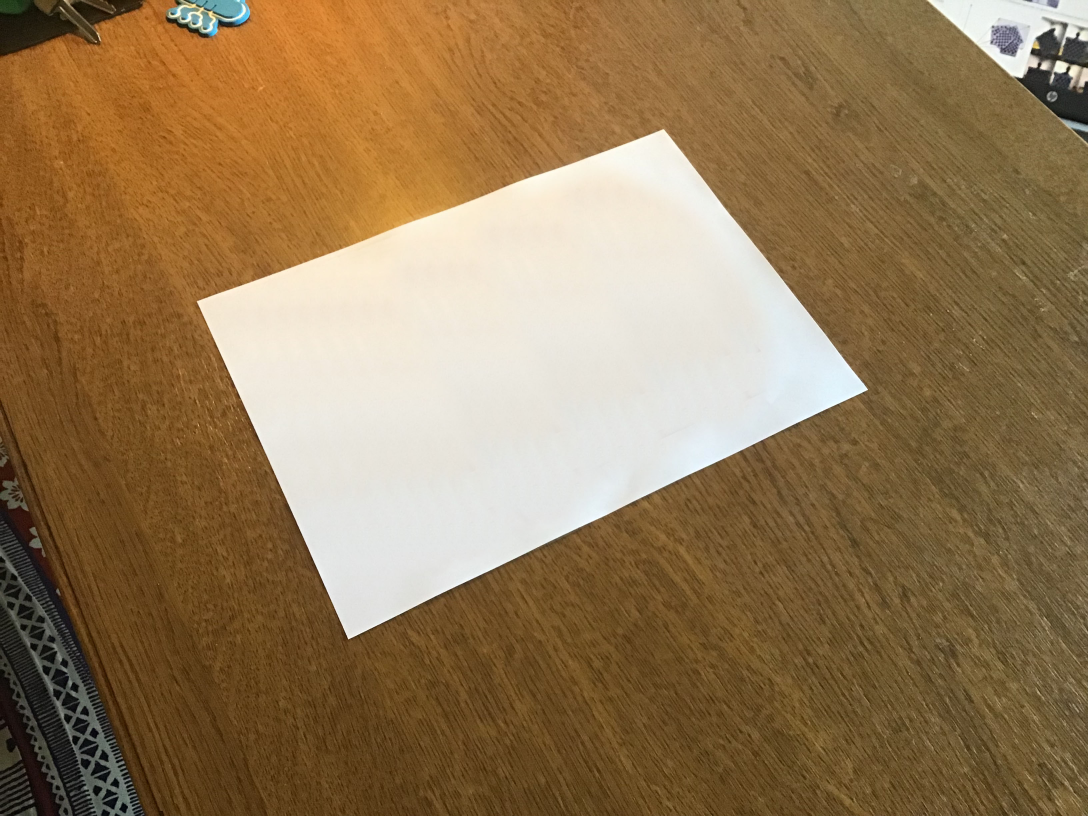
#> input picture checkers_fullsize/01.jpg, 3264 x 2448 px (shown at 1/3 size); its folder holds only this picture in this run
$ jupyter execute --allow-errors 'Vanishing point detection.ipynb'   (shell and % lines are left out)   (older library calls are emulated)
#> lines starting #> are read from the running program, lines starting #| are printed output that depends on the picture; after the words box and inside, x2 and y2 are one past the last pixel; in counts of white or black regions, pixels touching at a corner belong together
#> further down, pic is the input picture: shape (2448, 3264, 3); mean R, G, B 147.4, 120.2, 84.3
[cell 1]
from matplotlib import pyplot as plt
import numpy as np
import skimage, skimage.morphology, skimage.feature

Computes a homogeneous line vector from the $\rho$, $\theta$ parameters returned by SKImage's Hough transform

[cell 2]
def homline(rho, theta):
    return [np.cos(theta), np.sin(theta), -rho]

Returns intersection of two homogeneous lines

[cell 3]
def homintersect(l1, l2):
    p = np.cross(l1, l2)
    if p[2] != 0:
        p = p/p[2]
    return p

Produces an image of the same shape given as second parameter, representing the geometrical locus of the predicate in the first parameter: the image is 1 if the predicate holds, 0 otherwise.

[cell 4]
def locus_imshape(pred, shape):
    return np.array([[1.0 if pred(x, y) else 0.0 for x in range(0, shape[1])] for y in range(0, shape[0])])

[cell 5]
def find_table(pic, cannysigma=8, closure=8, threshold_stepback=1):
#> called with cannysigma = 8, closure = 16, threshold_stepback = 1
    hsvpic = skimage.color.rgb2hsv(pic)
#> hsvpic: shape (2448, 3264, 3) float64; mean of channels 0, 1, 2 0.122, 0.498, 0.58
    bwpic = hsvpic[:,:,2]
    satpic = hsvpic[:,:,1]
    # White is high-valued and low-saturated, so whiteness of colors is taken to be
    # directly correlated with value and inversely with saturation.
    whitepic = bwpic - satpic
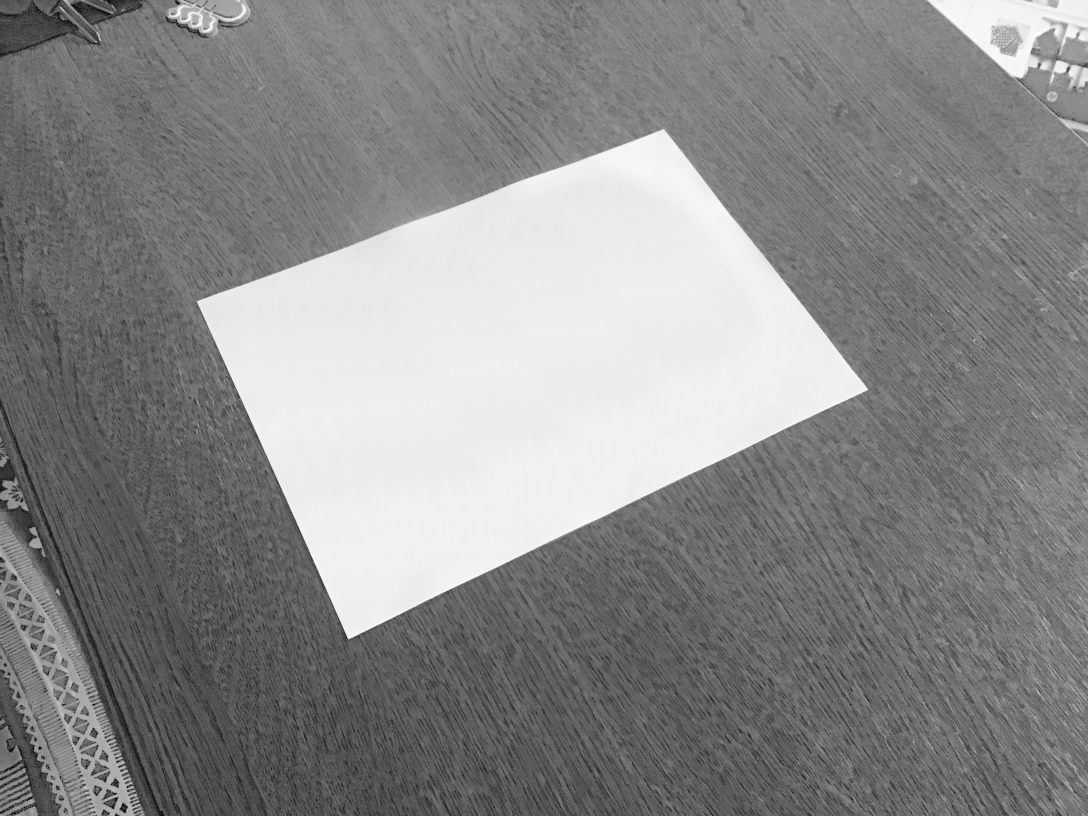
#> whitepic: shape (2448, 3264) float64 (shown at 1/3 size); min -0.996, max 1, mean 0.0822; drawn with min black and max white

    # The histogram should be somehow U-shaped, so the threshold is computed by taking
    # density maximum above the antimode, and then stepping back by a certain proportion
    # of the standard deviation.
    density, edges = np.histogram(whitepic.flat, bins = 40)
#> density = 40 values, max 1220641 at index 37, min 469 at index 1, mean 199756.8; edges = 41 values from -0.996 to 1
    # mean = np.mean(whitepic)
    antimode = skimage.filters.threshold_otsu(whitepic)
#> antimode = 0.357
    sigma = np.std(whitepic)
#> sigma = 0.441
    stepback = 0.5
    split = np.searchsorted(edges, antimode, side='right')
#> split = 28
    maxd = split + np.argmax(density[split:])
#> maxd = 37
    threshold = edges[maxd] - threshold_stepback*sigma
#> threshold = 0.409
    maskpic = whitepic > threshold
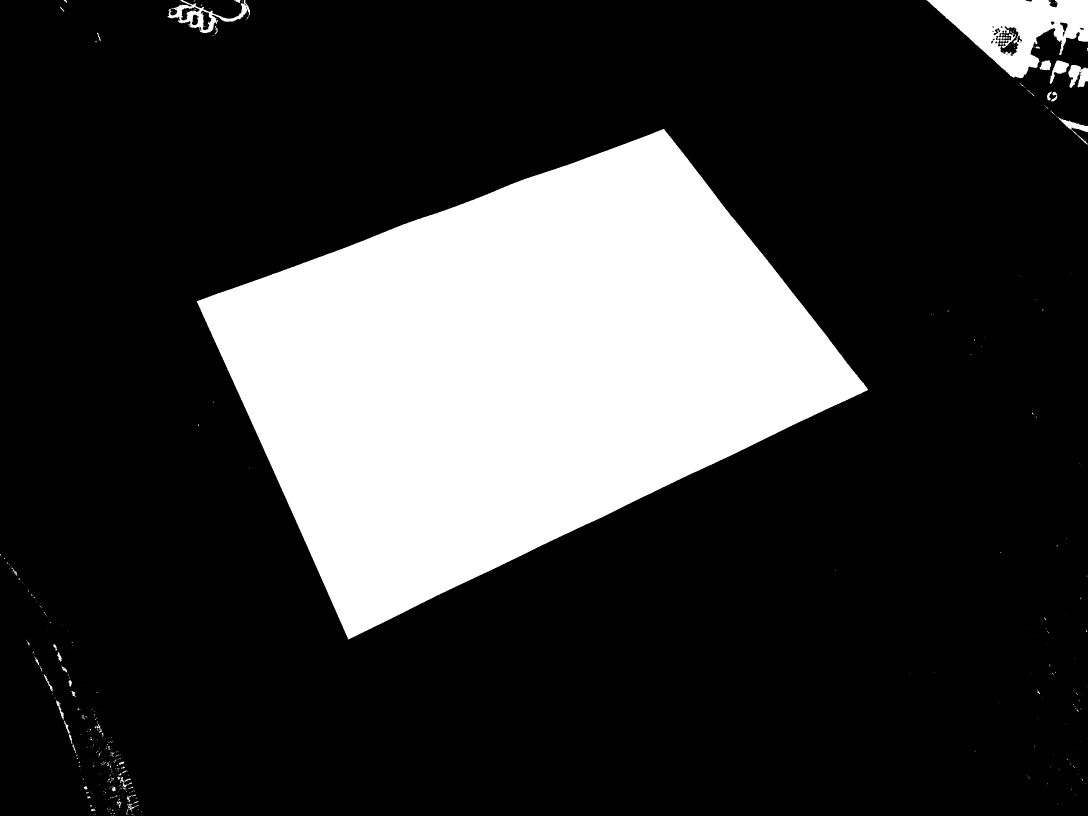
#> maskpic: shape (2448, 3264) bool (shown at 1/3 size); 21.8% white; 477 white regions (403 under 20 px), largest, box (x1, y1, x2, y2) and area: (590, 387, 2604, 1918) 1662836, (2780, 0, 3264, 235) 57965, (503, 0, 751, 99) 6381

    # The largest connected region will be selected at the table.
    # In order to disconnect nearby bright background region, Canny edges computed on
    # the hue channel (hue is chosen because we already know there wasn't enough distance
    # in brightness).
    huepic = hsvpic[:,:,0]
    cannyhue = skimage.feature.canny(huepic, sigma=cannysigma)
#> cannyhue: shape (2448, 3264) bool; 0.02% white in thin lines or dots
    # satpic = hsvpic[:,:,1]
    # cannysat = skimage.feature.canny(satpic, sigma=cannysigma)
    huesatmask = maskpic & ~cannyhue # & ~cannysat
#> huesatmask: shape (2448, 3264) bool; 21.8% white; 477 white regions (403 under 20 px), largest, box (x1, y1, x2, y2) and area: (590, 387, 2604, 1918) 1662836, (2780, 0, 3264, 235) 57956, (503, 0, 751, 99) 6381
    labeledpic = skimage.measure.label(huesatmask, connectivity=1)
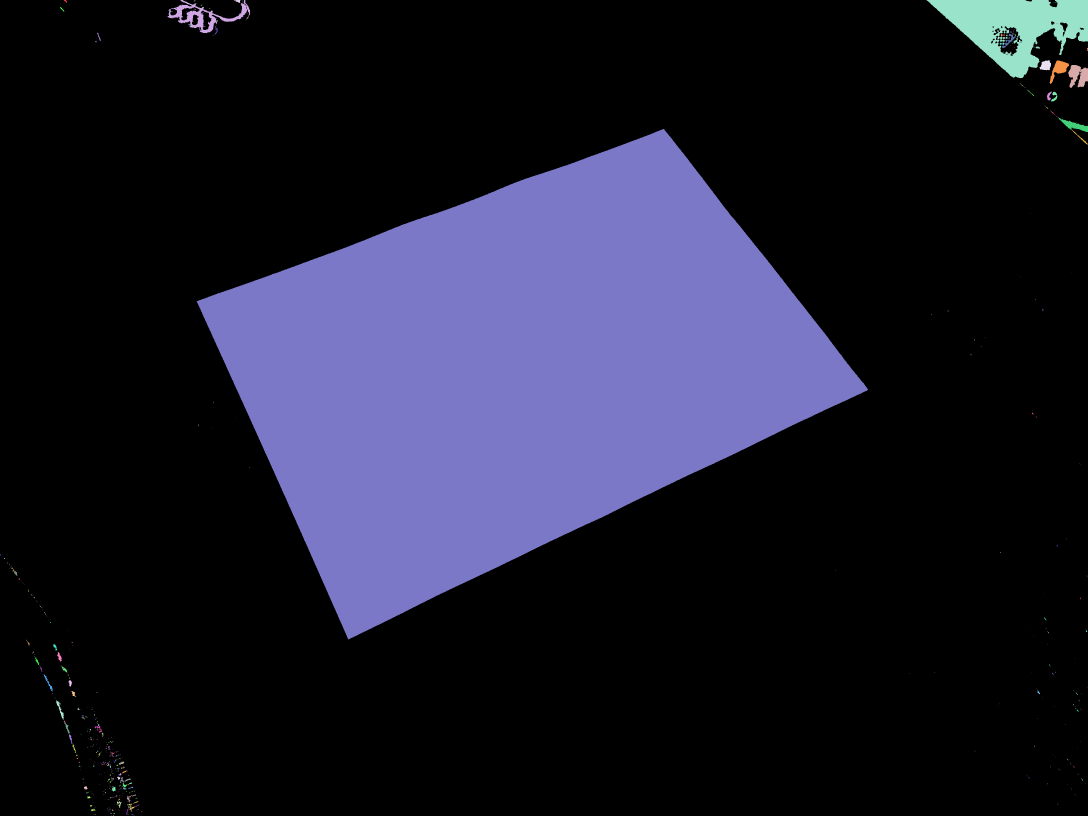
#> labeledpic: shape (2448, 3264) int32 (shown at 1/3 size); 586 distinct labels, from 0 to 585; one colour per label, 0 black
    largestmask = labeledpic == np.argmax(np.bincount(labeledpic.flat)[1:])+1
#> largestmask: shape (2448, 3264) bool; 20.8% white; 1 white region, box (x1, y1, x2, y2) and area: (590, 387, 2604, 1918) 1662836

    # A closure is computed on the mask to clean out speckles and dirt.
    disk = skimage.morphology.disk(closure)
    return skimage.morphology.binary_closing(largestmask, selem=disk)
#> returned value: shape (2448, 3264) bool; 20.8% white; 1 white region, box (x1, y1, x2, y2) and area: (590, 387, 2604, 1918) 1663033

[cell 6]
# All points are returned in homogeneous pixel coordinates
def vps_corners_and_center_from_tablemask(tablemask):
    cannypic = skimage.feature.canny(tablemask)
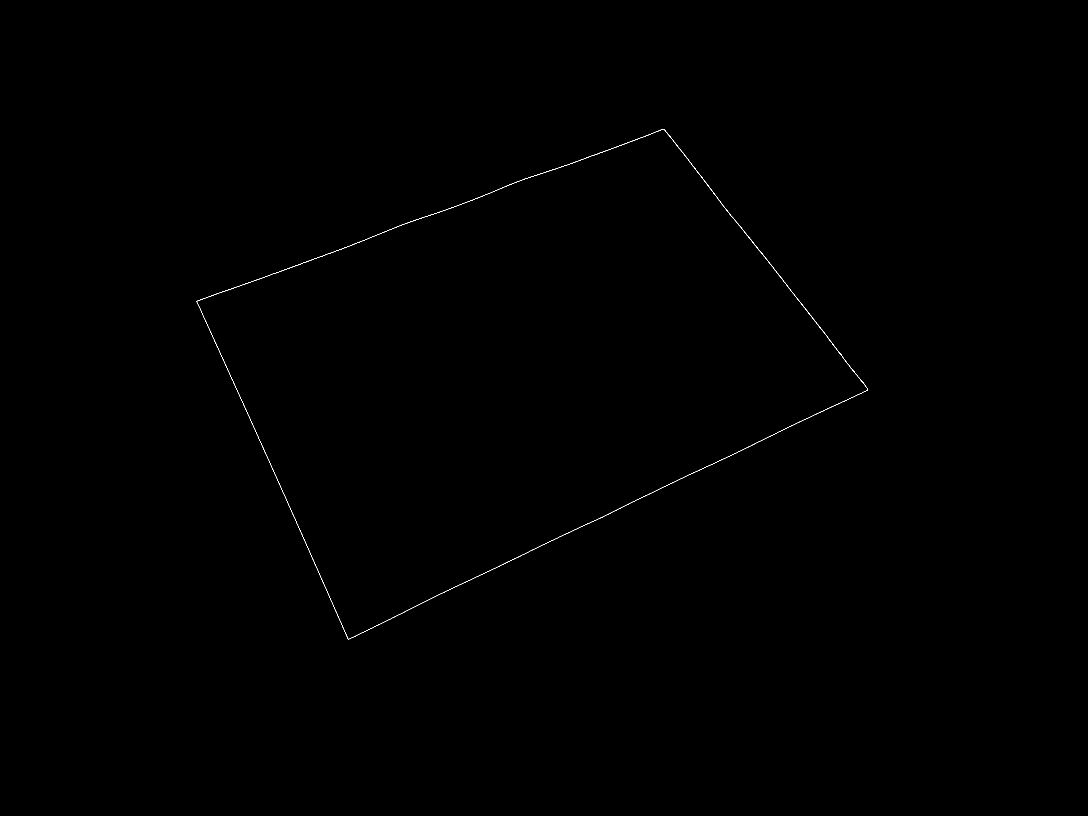
#> cannypic: shape (2448, 3264) bool (shown at 1/3 size); 0.07% white in thin lines or dots, all inside (x1, y1, x2, y2) = (590, 387, 2604, 1918)
    hres = skimage.transform.hough_line(cannypic)
    threshold = 0.1*np.max(hres[0])
#> threshold = 46.1
    _, angles, dists = skimage.transform.hough_line_peaks(*hres, num_peaks=4, threshold=threshold, min_distance=100)
#> angles = [-0.419, -0.663, 1.22, 1.12]; dists = [175, 1333, 1046, 2182]

    lines = [homline(rho, theta) for rho, theta in zip(dists, angles)]
#> lines = [[0.914, -0.407, -175], [0.788, -0.616, -1333], [0.342, 0.94, -1046], [0.438, 0.899, -2182]]
    assert(len(lines) == 4), f"Should be 4 lines, not {len(lines)}!"

    # Vanishing points are found by assuming that the lines with the closest angles are images of parallel lines.
    # The angle space should be continuous between -pi/2 and pi/2, so we throw the antipodal angles into the mix
    # The indices will be restored by modding by 4
    angles_xt = list(enumerate(np.concatenate((angles, angles+np.pi))))
#> angles_xt = [(0, -0.419), (1, -0.663), (2, 1.22), (3, 1.12), (4, 2.72), (5, 2.48), (6, 4.36), (7, 4.26)]
    angle_cpls = [((i, x), (j, y)) for i, x in angles_xt for j, y in angles_xt if i<j]
#> angle_cpls = 28 items
    # The angles are the second elements of each (i, x) tuple in the couple
    mindstcpl = min(angle_cpls, key=lambda ix_jy: abs(ix_jy[0][1]-ix_jy[1][1]))
#> mindstcpl = ((2, 1.22), (3, 1.12))
    par_idcs1 = [mindstcpl[0][0]%4, mindstcpl[1][0]%4]
#> par_idcs1 = [2, 3]
    par_idcs2 = [i for i in range(4) if i not in par_idcs1]
#> par_idcs2 = [0, 1]

    # Not very elegant, I know
    vpx = homintersect(lines[par_idcs1[0]], lines[par_idcs1[1]])
#> in homintersect, `p = np.cross(l1, l2)`: p = [-1110.3, 287.8, -0.105]
#> in homintersect, `p = p/p[2]`: p = [10621.7, -2752.9, 1]
#> vpx = [10621.7, -2752.9, 1]
    vpy = homintersect(lines[par_idcs2[0]], lines[par_idcs2[1]])
#> vpy = [-1795.8, -4463.6, 1]

    lines_par1 = [lines[i] for i in par_idcs1]
#> lines_par1 = [[0.342, 0.94, -1046], [0.438, 0.899, -2182]]
    lines_par2 = [lines[i] for i in par_idcs2]
#> lines_par2 = [[0.914, -0.407, -175], [0.788, -0.616, -1333]]
    diag1 = np.cross(np.cross(lines_par1[0], lines_par2[0]), np.cross(lines_par1[1], lines_par2[1]))
#> diag1 = [-256.2, 1958.3, -1606847.3]
    diag2 = np.cross(np.cross(lines_par1[0], lines_par2[1]), np.cross(lines_par1[1], lines_par2[0]))
#> diag2 = [-1454.7, -901.8, 3250242.7]
    center = homintersect(diag1, diag2)
#> center = [1596.2, 1029.4, 1]

    A = homintersect(lines_par1[0], lines_par2[0])
#> A = [591.3, 897.9, 1]
    B = homintersect(lines_par1[0], lines_par2[1])
#> B = [1994.2, 387.3, 1]
    C = homintersect(lines_par2[0], lines_par1[1])
#> C = [1045.4, 1917.8, 1]
#> `vpx, vpy, A, B, C, center = vps_corners_and_center_from_tablemask(tabl..`: vpx = [10621.7, -2752.9, 1]; vpy = [-1795.8, -4463.6, 1]; A = [591.3, 897.9, 1]; B = [1994.2, 387.3, 1]; C = [1045.4, 1917.8, 1]; center = [1596.2, 1029.4, 1]
#> `reds = [vpx, vpy, center]`: reds = [[10621.7, -2752.9, 1], [-1795.8, -4463.6, 1], [1596.2, 1029.4, 1]]
#> `blues = [A, B, C]`: blues = [[591.3, 897.9, 1], [1994.2, 387.3, 1], [1045.4, 1917.8, 1]]
#> `plt.savefig(f"Image 0{i}", dpi=600)`:
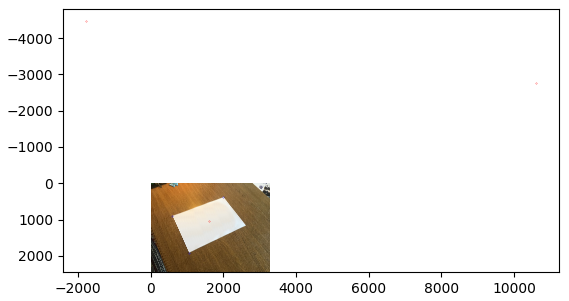
#> figure drawn by matplotlib, 1 panel

    return vpx, vpy, A, B, C, center

#> (a cell that did not finish here is left out)
